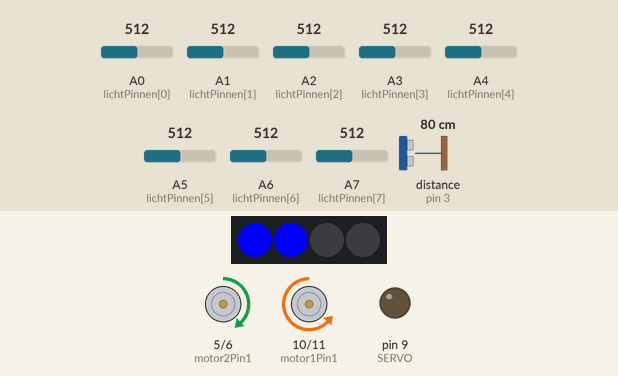
Recording of a sketch running on a simulated Arduino Nano, built with avr-gcc and run on an emulated ATmega328P. On the bench: 4 RGB LEDs in strip order, left to right, motor-driver pin pairs drawn as motors (green arrow = first pin HIGH = forward, orange = second pin HIGH = backward, longer = more drive), output pins drawn as LEDs (lit = HIGH). Wiring (inferred from the names in the program): ultrasonic range finder: trigger pin 2; echo pin 3. Inputs (shaded band) come from the test bench; at power-on: distance to the obstacle (sensor on pin 3) 80 cm, A0 (lichtPinnen[0]) = 512, A1 (lichtPinnen[1]) = 512, A2 (lichtPinnen[2]) = 512, A3 (lichtPinnen[3]) = 512, A4 (lichtPinnen[4]) = 512, A5 (lichtPinnen[5]) = 512, A6 (lichtPinnen[6]) = 512, A7 (lichtPinnen[7]) = 512. The echo pulse lasts 58.3 µs per cm; the strip is taken to match the declared colour order; pins used as bus, display or sensor lines are not drawn.

Above: at 2.2 s.
2.3 s: distance to the obstacle (sensor on pin 3) set to 20 cm
3.8 s: distance to the obstacle (sensor on pin 3) set to 16 cm
At 4.28 s:
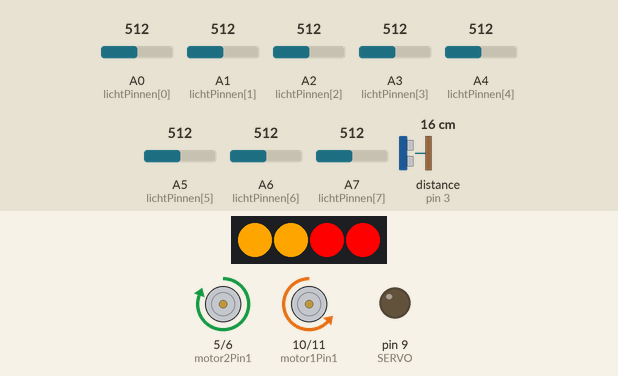
At 5.3 s:
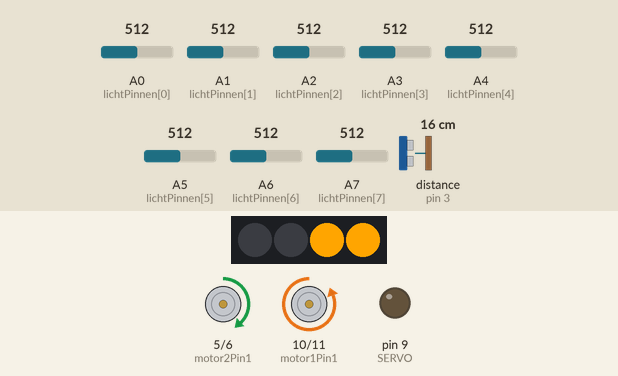
6.8 s: A0 (lichtPinnen[0]) set to 306
At 9.92 s:
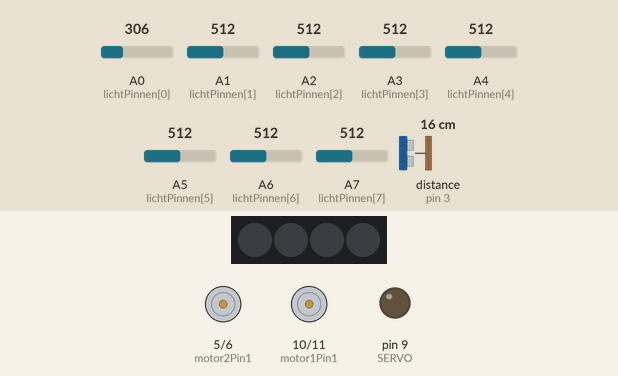
Timing chart, 0 to 15.8 s (numbered marks = the images above; inputs shaded):
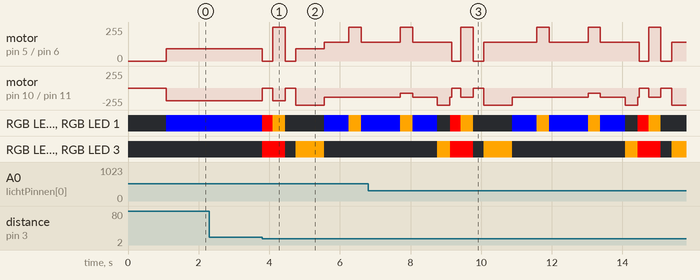

Measured:
- the behaviour switches between 18 and 17 cm on distance to the obstacle (sensor on pin 3) (found by bisection; images 0 and 1)
- after the input at 2.3 s, every drawn part: stays the same

The sketch:

sketch_feb24a_copy_2.ino
```cpp
#include <Adafruit_NeoPixel.h>

#define SERVO 9
#define GRIPPER_OPEN 1750
#define GRIPPER_CLOSE 1090

const int motor1Pin1 = 10;
const int motor1Pin2 = 11;
const int motor2Pin1 = 5;
const int motor2Pin2 = 6;

const int aantalSensoren = 8;
int lichtPinnen[aantalSensoren] = {A0, A1, A2, A3, A4, A5, A6, A7};

const int trigPin = 2;
const int echoPin = 3;
const int obstacleDistance = 16;

const int basisSnelheid = 140;
const int maxSnelheid = 255;
const int zwartDrempel = 500;

#define LED_PIN 4
#define NUMPIXELS 4
Adafruit_NeoPixel strip(NUMPIXELS, LED_PIN, NEO_RGB + NEO_KHZ800);

int sensorWaarden[aantalSensoren];
int sensorMin[aantalSensoren];
int sensorMax[aantalSensoren];
int laatsteRichting = 1;  // 1 = rechts, -1 = links (standaard eerst rechts zoeken)

void setup() {
  pinMode(motor1Pin1, OUTPUT);
  pinMode(motor1Pin2, OUTPUT);
  pinMode(motor2Pin1, OUTPUT);
  pinMode(motor2Pin2, OUTPUT);
  pinMode(trigPin, OUTPUT);
  pinMode(echoPin, INPUT);
  pinMode(SERVO, OUTPUT);

  strip.begin();
  strip.clear();
  strip.show();

  digitalWrite(SERVO, LOW);
  Serial.begin(9600);
  StopMotors();
  kalibreerSensors();
}

void loop() {
  leesSensoren(sensorWaarden);

  int positie = 0, zwartAantal = 0;
  int witteSensoren = 0;

  // Bereken de gemiddelde positie van de lijn en tel de witte sensoren
  for (int i = 0; i < aantalSensoren; i++) {
    if (sensorWaarden[i] > zwartDrempel) {
      positie += (i - (aantalSensoren / 2)) * 15;  // Bereken de positie van de lijn
      zwartAantal++;
    } else {
      witteSensoren++;  // Tel het aantal witte sensoren
    }
  }

  // Als de robot de lijn niet ziet (alle sensoren zijn wit), blijf niet stil staan, maar zoek actief de lijn
  if (zwartAantal == 0) {
    // Blijf zoeken naar de lijn zonder stil te staan
    zoekLijn();
    return;
  }

  // Als teveel witte sensoren aan de zijkanten, draai dan actief terug naar het midden
  if (witteSensoren >= (aantalSensoren / 2)) { // Als meer dan de helft wit is, is de robot van de lijn af
    terugNaarMidden();
  } else {
    // Bereken de correctie op basis van de positie van de lijn
    int correctie = positie * 0.8;  // Verhoog de correctiefactor om sneller te corrigeren

    int snelheidLinks = basisSnelheid - correctie;
    int snelheidRechts = basisSnelheid + correctie;

    // Beperk de snelheid zodat deze niet te hoog of te laag is
    snelheidLinks = constrain(snelheidLinks, 80, maxSnelheid);
    snelheidRechts = constrain(snelheidRechts, 80, maxSnelheid);

    // Voorkom dat de robot te traag is aan één kant
    if (positie > 0) {
      snelheidLinks = max(snelheidLinks, basisSnelheid / 2);
    } else if (positie < 0) {
      snelheidRechts = max(snelheidRechts, basisSnelheid / 2);
    }

    // Voer de motorbeweging uit met de gecorrigeerde snelheden
    Move(snelheidLinks, snelheidRechts);
    setLightsForward();
    delay(5);
  }

  // Meet obstakels en handel deze af
  long distance = getDistance();
  if (distance <= obstacleDistance) {
    StopMotors();
    setLightsObstacle();
    delay(300);
    handleObstacle();
  }
}

// Functie om terug naar het midden van de lijn te gaan als te veel witte sensoren worden gedetecteerd
void terugNaarMidden() {
  int zoekSnelheid = 100;  // Langzamere snelheid om meer controle te hebben
  int draaiFactor = 1;  // Begin met draaien naar rechts

  setLightsSearching();

  // Blijf draaien totdat de robot de lijn weer vindt
  while (true) {
    Move(zoekSnelheid * draaiFactor, -zoekSnelheid * draaiFactor);  // Draai de robot
    leesSensoren(sensorWaarden);

    int zwartAantal = 0;
    for (int i = 0; i < aantalSensoren; i++) {
      if (sensorWaarden[i] > zwartDrempel) {
        zwartAantal++;
      }
    }

    if (zwartAantal > 0) {  // Als de lijn wordt gevonden
      StopMotors();  // Stop de robot
      return;
    }

    draaiFactor *= -1;  // Draai de richting om als geen lijn gevonden wordt
    delay(200);  // Korte vertraging voor stabiliteit
  }
}

// Functie om actief naar de lijn te zoeken zonder stil te staan
void zoekLijn() {
  int zoekSnelheid = 100;  // Langzamere snelheid om meer controle te hebben
  int draaiFactor = 1;  // Begin met draaien naar rechts

  setLightsSearching();

  // Blijf draaien totdat de robot de lijn weer vindt
  while (true) {
    Move(zoekSnelheid * draaiFactor, -zoekSnelheid * draaiFactor);  // Draai de robot
    leesSensoren(sensorWaarden);

    int zwartAantal = 0;
    for (int i = 0; i < aantalSensoren; i++) {
      if (sensorWaarden[i] > zwartDrempel) {
        zwartAantal++;
      }
    }

    if (zwartAantal > 0) {  // Als de lijn wordt gevonden
      StopMotors();  // Stop de robot
      return;
    }

    draaiFactor *= -1;  // Draai de richting om als geen lijn gevonden wordt
    delay(200);  // Korte vertraging voor stabiliteit
  }
}

void handleObstacle() {
  long leftCheck = getDistance();
  TurnLeft();
  delay(300);
  if (leftCheck > obstacleDistance) {
    MoveForward(700);
    TurnRight();
    MoveForward(1100);
    TurnRight();
    MoveForward(700);
    TurnLeft();
  } else {
    TurnRight90();
    MoveForward(700);
    TurnLeft();
    MoveForward(1100);
    TurnLeft();
    MoveForward(700);
    TurnRight();
  }
  ZoekLijnNaObstacle(laatsteRichting);
}

void ZoekLijnNaObstacle(int laatsteRichting) {
  int zoekSnelheid = 100;  // Langzamere snelheid om meer controle te hebben
  int draaiFactor = laatsteRichting;
  int maxPogingen = 10;  // Limiteer het aantal zoekpogingen om vastlopen te voorkomen
  int pogingen = 0;  // Telt het aantal pogingen

  setLightsSearching();

  // Blijf draaien totdat de robot de lijn weer vindt of het maximaal aantal pogingen is bereikt
  while (pogingen < maxPogingen) {
    Move(zoekSnelheid * draaiFactor, -zoekSnelheid * draaiFactor);
    leesSensoren(sensorWaarden);

    for (int i = 0; i < aantalSensoren; i++) {
      if (sensorWaarden[i] > zwartDrempel) {
        StopMotors();
        return;
      }
    }

    draaiFactor *= -1;  // Draai de richting om als geen lijn gevonden wordt
    pogingen++;  // Verhoog het aantal pogingen
    delay(200);  // Korte vertraging voor stabiliteit
  }

  // Als de lijn niet gevonden is, stop dan en voer alternatieve actie uit
  StopMotors();
  // Je kunt hier extra logica toevoegen voor alternatieve actie (bijv. terugkeren naar startpositie)
  Serial.println("Lijn niet gevonden na max pogingen.");
}

void Move(int snelheidLinks, int snelheidRechts) {
  snelheidLinks = constrain(snelheidLinks, 80, maxSnelheid);
  snelheidRechts = constrain(snelheidRechts, 80, maxSnelheid);

  analogWrite(motor1Pin1, 0);
  analogWrite(motor1Pin2, snelheidLinks);
  analogWrite(motor2Pin1, snelheidRechts);
  analogWrite(motor2Pin2, 0);

  // Update laatste richting
  if (snelheidLinks > snelheidRechts) {
    laatsteRichting = -1;  // Links gaat harder → beweging naar links
  } else if (snelheidRechts > snelheidLinks) {
    laatsteRichting = 1;   // Rechts gaat harder → beweging naar rechts
  }
}

void kalibreerSensors() {
  for (int i = 0; i < aantalSensoren; i++) {
    sensorMin[i] = 1023;
    sensorMax[i] = 0;
  }
  for (int k = 0; k < 100; k++) {
    for (int i = 0; i < aantalSensoren; i++) {
      int waarde = analogRead(lichtPinnen[i]);
      if (waarde < sensorMin[i]) sensorMin[i] = waarde;
      if (waarde > sensorMax[i]) sensorMax[i] = waarde;
    }
    delay(10);
  }
}

void leesSensoren(int *sensorWaarden) {
  for (int i = 0; i < aantalSensoren; i++) {
    sensorWaarden[i] = analogRead(lichtPinnen[i]);
  }
}

long getDistance() {
  digitalWrite(trigPin, LOW);
  delayMicroseconds(2);
  digitalWrite(trigPin, HIGH);
  delayMicroseconds(10);
  digitalWrite(trigPin, LOW);
  long duration = pulseIn(echoPin, HIGH);
  return duration * 0.034 / 2;
}

void StopMotors() {
  analogWrite(motor1Pin1, 0);
  analogWrite(motor1Pin2, 0);
  analogWrite(motor2Pin1, 0);
  analogWrite(motor2Pin2, 0);
  strip.clear();
  strip.show();
}

void MoveForward(int duration) {
  Move(basisSnelheid, basisSnelheid);
  setLightsForward();
  delay(duration);
  StopMotors();
}

void TurnLeft() {
  Move(-maxSnelheid, maxSnelheid);
  setLightsLeft();
  delay(350);
  StopMotors();
}

void TurnRight() {
  Move(maxSnelheid, -maxSnelheid);
  setLightsRight();
  delay(350);
  StopMotors();
}

void TurnRight90() {
  Move(maxSnelheid, -maxSnelheid);
  setLightsRight();
  delay(800);
  StopMotors();
}

void setLightsForward() {
  strip.setPixelColor(0, strip.Color(0, 0, 255)); // Blauw voor vooruit
  strip.setPixelColor(1, strip.Color(0, 0, 255));
  strip.show();
}

void setLightsObstacle() {
  for (int i = 0; i < NUMPIXELS; i++) {
    strip.setPixelColor(i, strip.Color(255, 0, 0));  // Rood voor obstakel
  }
  strip.show();
}

void setLightsSearching() {
  for (int i = 0; i < NUMPIXELS; i++) {
    strip.setPixelColor(i, strip.Color(0, 255, 0));  // Groen voor zoeken
  }
  strip.show();
}

void setLightsLeft() {
  strip.setPixelColor(0, strip.Color(255, 165, 0));  // Oranje voor links
  strip.setPixelColor(1, strip.Color(255, 165, 0));
  strip.show();
}

void setLightsRight() {
  strip.setPixelColor(2, strip.Color(255, 165, 0));  // Oranje voor rechts
  strip.setPixelColor(3, strip.Color(255, 165, 0));
  strip.show();
}
```
